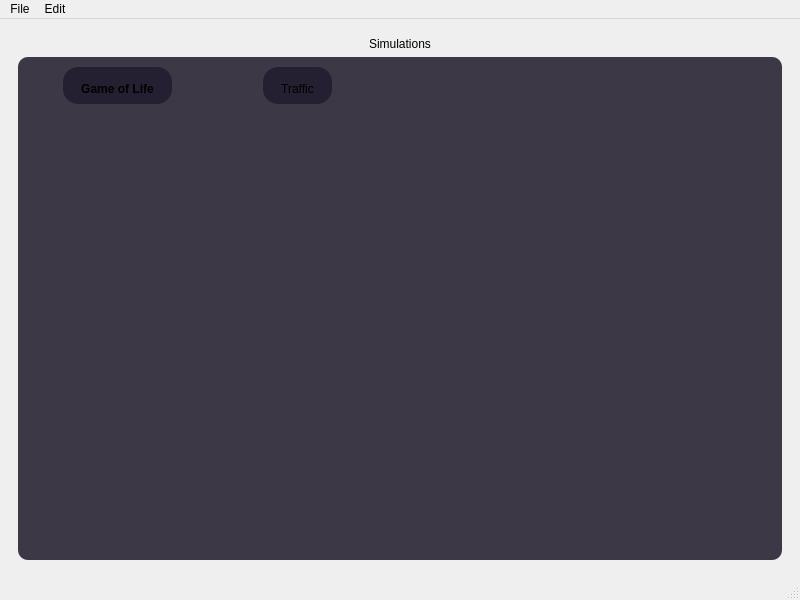
<?xml version="1.0" encoding="UTF-8"?>
<ui version="4.0">
 <class>MainWindow</class>
 <widget class="QMainWindow" name="MainWindow">
  <property name="geometry">
   <rect>
    <x>0</x>
    <y>0</y>
    <width>800</width>
    <height>600</height>
   </rect>
  </property>
  <property name="windowTitle">
   <string>MainWindow</string>
  </property>
  <widget class="QWidget" name="centralwidget">
   <layout class="QVBoxLayout" name="verticalLayout">
    <item>
     <widget class="QStackedWidget" name="stackedWidget">
      <property name="currentIndex">
       <number>1</number>
      </property>
      <widget class="QWidget" name="pageHome">
       <layout class="QHBoxLayout" name="horizontalLayout">
        <item>
         <widget class="QPushButton" name="pushButton">
          <property name="minimumSize">
           <size>
            <width>150</width>
            <height>150</height>
           </size>
          </property>
          <property name="text">
           <string>Simulations</string>
          </property>
         </widget>
        </item>
       </layout>
      </widget>
      <widget class="QWidget" name="pageSimulations">
       <layout class="QVBoxLayout" name="verticalLayout_2">
        <item alignment="Qt::AlignmentFlag::AlignHCenter|Qt::AlignmentFlag::AlignTop">
         <widget class="QLabel" name="label">
          <property name="text">
           <string>Simulations</string>
          </property>
         </widget>
        </item>
        <item>
         <widget class="QListWidget" name="listWidget">
          <property name="styleSheet">
           <string notr="true">QListWidget {
	background-color: rgb(61, 56, 70);
	border-radius: 10px;
	padding: 10px;
}

QListWidget::item {
	background-color: rgb(36, 31, 49);
	border-radius: 15px;
	padding: 15px;
	padding-bottom: 8px;
}

QListWidget::item:hover {
    background-color: #333333;
}

QListWidget::item:selected {
    background-color: #3a3a3a;
    border: 1px solid #555555;
}
</string>
          </property>
          <property name="iconSize">
           <size>
            <width>128</width>
            <height>128</height>
           </size>
          </property>
          <property name="textElideMode">
           <enum>Qt::TextElideMode::ElideRight</enum>
          </property>
          <property name="gridSize">
           <size>
            <width>180</width>
            <height>200</height>
           </size>
          </property>
          <property name="viewMode">
           <enum>QListView::ViewMode::IconMode</enum>
          </property>
          <property name="itemAlignment">
           <set>Qt::AlignmentFlag::AlignBaseline</set>
          </property>
          <item>
           <property name="text">
            <string>Game of Life</string>
           </property>
           <property name="font">
            <font>
             <bold>true</bold>
            </font>
           </property>
           <property name="textAlignment">
            <set>AlignCenter</set>
           </property>
           <property name="background">
            <brush brushstyle="SolidPattern">
             <color alpha="255">
              <red>36</red>
              <green>31</green>
              <blue>49</blue>
             </color>
            </brush>
           </property>
           <property name="icon">
            <iconset resource="resources.qrc">
             <normaloff>:/icons/icons/game_of_life.png</normaloff>:/icons/icons/game_of_life.png</iconset>
           </property>
          </item>
          <item>
           <property name="text">
            <string>Traffic</string>
           </property>
           <property name="icon">
            <iconset theme="QIcon::ThemeIcon::EditClear"/>
           </property>
          </item>
         </widget>
        </item>
       </layout>
      </widget>
     </widget>
    </item>
   </layout>
  </widget>
  <widget class="QMenuBar" name="menubar">
   <property name="geometry">
    <rect>
     <x>0</x>
     <y>0</y>
     <width>800</width>
     <height>23</height>
    </rect>
   </property>
   <widget class="QMenu" name="menuFile">
    <property name="title">
     <string>File</string>
    </property>
   </widget>
   <widget class="QMenu" name="menuEdit">
    <property name="title">
     <string>Edit</string>
    </property>
   </widget>
   <addaction name="menuFile"/>
   <addaction name="menuEdit"/>
  </widget>
  <widget class="QStatusBar" name="statusbar"/>
  <action name="actionFiles">
   <property name="text">
    <string>Files</string>
   </property>
  </action>
 </widget>
 <resources>
  <include location="resources.qrc"/>
 </resources>
 <connections/>
</ui>
